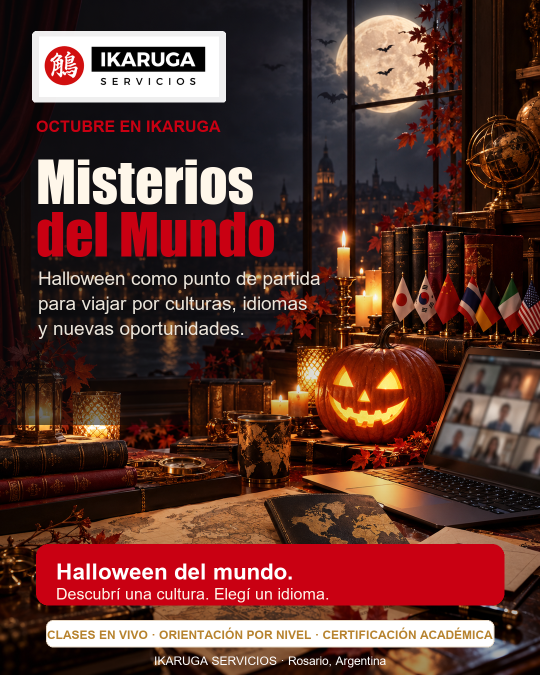
#> input picture campaign-assets/00-lanzamiento-campania.png, 1080 x 1350 px, given in place of ikaruga-logo-horizontal.png, which was not available (shown at 1/2 size)
$ python create_simple_game_stories.py
#> lines starting #> are read from the running program, lines starting #| are printed output that depends on the picture; pictures that were not available may be replaced by others from this repository, and a replacement may not be noted
from pathlib import Path
from PIL import Image, ImageDraw, ImageFont

ROOT = Path(__file__).resolve().parent
OUT = ROOT / "campaign-assets"
LOGO = ROOT / "assets" / "ikaruga-logo-horizontal.png"

W, H = 1080, 1920
RED = (207, 0, 18)
DARK = (18, 13, 13)
CHARCOAL = (28, 28, 30)
CREAM = (255, 248, 236)
GOLD = (196, 142, 50)

FONT_BOLD = r"C:\Windows\Fonts\arialbd.ttf"
FONT_REG = r"C:\Windows\Fonts\arial.ttf"
FONT_SERIF = r"C:\Windows\Fonts\georgiab.ttf"


def font(path, size):
    return ImageFont.truetype(path, size)


def center(draw, y, text, fnt, fill, x=W // 2):
    box = draw.textbbox((0, 0), text, font=fnt)
    draw.text((x - (box[2] - box[0]) / 2, y), text, font=fnt, fill=fill)


def wrap(draw, text, fnt, width):
    words = text.split()
    lines, line = [], ""
    for word in words:
        test = f"{line} {word}".strip()
        if draw.textbbox((0, 0), test, font=fnt)[2] <= width:
            line = test
        else:
            if line:
                lines.append(line)
            line = word
    if line:
        lines.append(line)
    return lines


def draw_wrapped(draw, xy, text, fnt, fill, width, gap=10):
    x, y = xy
    for line in wrap(draw, text, fnt, width):
        draw.text((x, y), line, font=fnt, fill=fill)
        y += draw.textbbox((0, 0), line, font=fnt)[3] + gap
    return y


def add_logo(canvas):
    logo = Image.open(LOGO).convert("RGBA")
    logo.thumbnail((390, 140), Image.Resampling.LANCZOS)
    bg = Image.new("RGBA", (logo.width + 44, logo.height + 32), (255, 255, 255, 236))
    ImageDraw.Draw(bg).rounded_rectangle((0, 0, bg.width, bg.height), 18, fill=(255, 255, 255, 236))
    x = (W - bg.width) // 2
    canvas.alpha_composite(bg, (x, 70))
    canvas.alpha_composite(logo, (x + 22, 86))


def base():
    im = Image.new("RGBA", (W, H), (28, 10, 10, 255))
    d = ImageDraw.Draw(im)
    for y in range(H):
        a = y / H
        d.line((0, y, W, y), fill=(int(26 + a * 35), int(10 + a * 12), int(10 + a * 8), 255))
    d.ellipse((720, 30, 1250, 520), outline=(207, 0, 18, 150), width=12)
    d.ellipse((-160, 1260, 300, 1760), outline=(196, 142, 50, 100), width=7)
    for x, y, r in [(90, 300, 6), (970, 780, 5), (140, 1080, 4), (900, 1450, 6)]:
        d.ellipse((x-r, y-r, x+r, y+r), fill=GOLD)
    add_logo(im)
    return im


def quality(draw):
    draw.rounded_rectangle((95, H - 155, W - 95, H - 98), 28, fill=(255, 248, 236, 240), outline=GOLD, width=2)
    center(draw, H - 141, "CLASES EN VIVO · ORIENTACIÓN POR NIVEL · CERTIFICACIÓN ACADÉMICA", font(FONT_BOLD, 24), (144, 91, 26))
    center(draw, H - 62, "IKARUGA SERVICIOS · Rosario, Argentina", font(FONT_REG, 28), CREAM)


def make_idioma_capture():
    im = base()
#> in base, `im = Image.new("RGBA", (W, H), (28, 10, 10, 255))`:
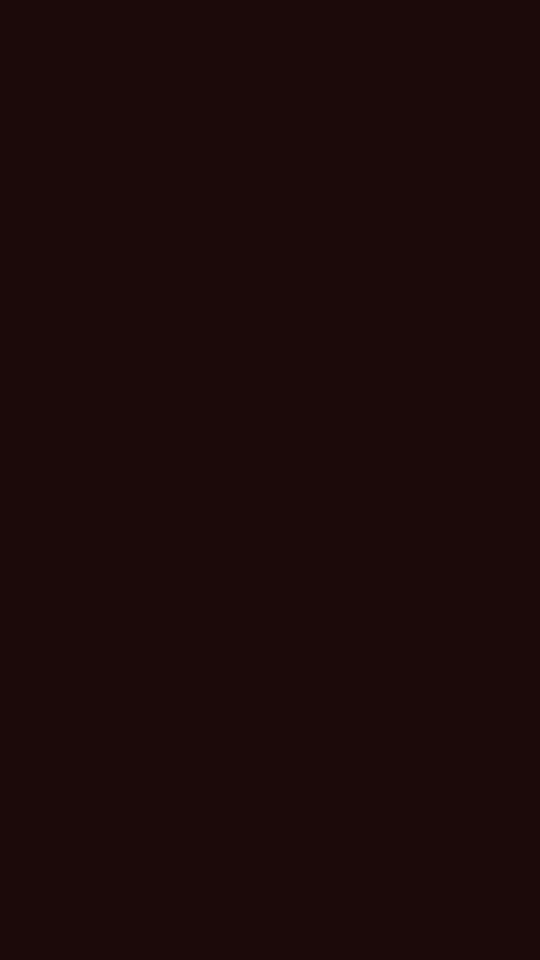
#> im: PIL image 1080x1920 RGBA (shown at 1/2 size); mean R, G, B, A 28, 10, 10, 255
#> in add_logo, `logo.thumbnail((390, 140), Image.Resampling.LANCZOS)`:
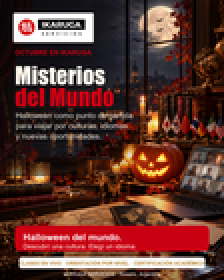
#> logo: PIL image 112x140 RGBA (shown 2 times larger); mean R, G, B, A 93.9, 53.4, 46.4, 255
#> in add_logo, `canvas.alpha_composite(bg, (x, 70))`:
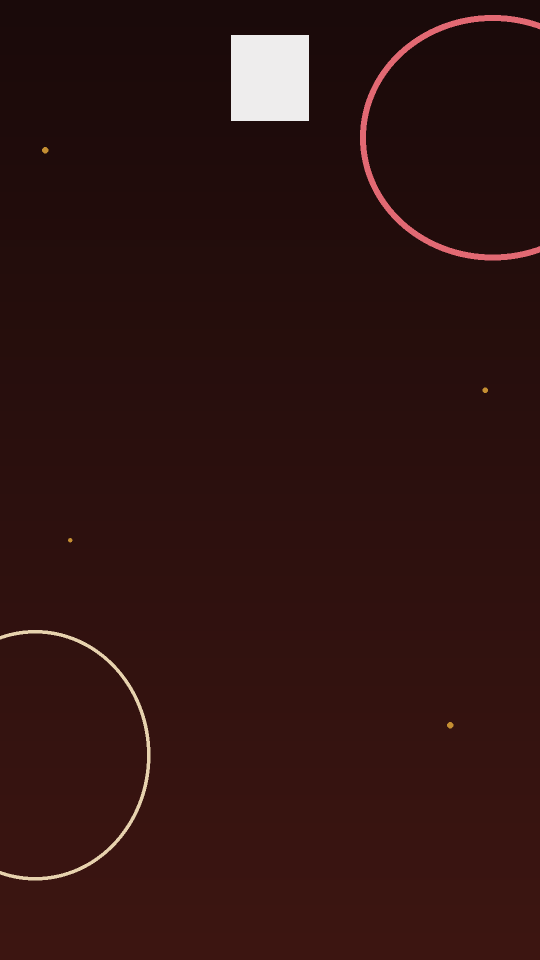
#> canvas: PIL image 1080x1920 RGBA (shown at 1/2 size); mean R, G, B, A 47.2, 18.8, 16.6, 253.9; transparent parts drawn white
    d = ImageDraw.Draw(im)
    center(d, 245, "HISTORIA · JUEGO SIMPLE", font(FONT_BOLD, 28), RED)
    center(d, 330, "Capturá tu idioma", font(FONT_SERIF, 76), CREAM)
    center(d, 425, "Hacé screenshot y mandanos el resultado por DM", font(FONT_REG, 34), (255, 255, 255))

    labels = ["JAPONÉS", "COREANO", "CHINO", "TAILANDÉS", "ALEMÁN", "ITALIANO", "INGLÉS"]
    positions = [(120, 610), (390, 610), (660, 610), (255, 805), (525, 805), (120, 1000), (660, 1000)]
    for i, (label, pos) in enumerate(zip(labels, positions)):
        x, y = pos
        fill = RED if i % 2 == 0 else CHARCOAL
        d.rounded_rectangle((x, y, x + 300, y + 130), 30, fill=fill, outline=GOLD, width=3)
        center(d, y + 43, label, font(FONT_BOLD, 30), CREAM, x + 150)

    d.rounded_rectangle((95, 1235, W - 95, 1445), 28, fill=(255, 248, 236, 242), outline=GOLD, width=3)
    draw_wrapped(d, (135, 1268), "Si justo capturás el idioma que querés estudiar, mandanos la captura y activamos tu beneficio Halloween.", font(FONT_BOLD, 40), DARK, W - 270, 12)
    d.rounded_rectangle((120, 1510, W - 120, 1605), 45, fill=RED)
    center(d, 1531, "CAPTURÁ · ENVIÁ · ACTIVÁ", font(FONT_BOLD, 42), CREAM)
    quality(d)
    im.convert("RGB").save(OUT / "story-captura-tu-idioma.png", quality=95)
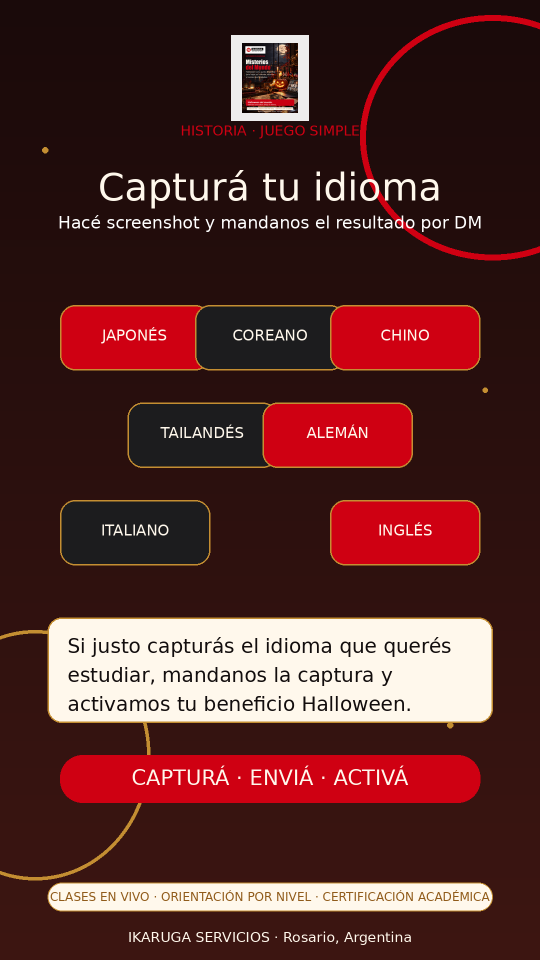
#> saved as story-captura-tu-idioma.png: PIL image 1080x1920 RGB (shown at 1/2 size); mean R, G, B 87.3, 44.3, 42.2


def make_reto_express():
    im = base()
    d = ImageDraw.Draw(im)
    center(d, 245, "HISTORIA · DESAFÍO", font(FONT_BOLD, 28), RED)
    center(d, 330, "Reto express", font(FONT_SERIF, 84), CREAM)
    center(d, 430, "Elegí un idioma y mandanos tu respuesta", font(FONT_REG, 36), (255, 255, 255))

    d.rounded_rectangle((100, 610, W - 100, 1080), 36, fill=(255, 248, 236, 242), outline=GOLD, width=3)
    center(d, 665, "¿Qué idioma querés empezar?", font(FONT_BOLD, 46), DARK)
    opts = [("A", "Asia"), ("B", "Europa"), ("C", "Inglés global")]
    for idx, (letter, label) in enumerate(opts):
        x = 155 + idx * 255
        y = 780
        d.rounded_rectangle((x, y, x + 215, y + 180), 28, fill=RED if idx != 1 else CHARCOAL)
        center(d, y + 32, letter, font(FONT_BOLD, 74), CREAM, x + 107)
        center(d, y + 120, label, font(FONT_BOLD, 26), CREAM, x + 107)

    d.rounded_rectangle((115, 1165, W - 115, 1395), 30, fill=(24, 24, 26, 235), outline=GOLD, width=3)
    draw_wrapped(d, (155, 1210), "Respondé A, B o C por DM. Sumá tu país y activamos tu beneficio Halloween.", font(FONT_BOLD, 39), CREAM, W - 310, 13)
    d.rounded_rectangle((120, 1510, W - 120, 1605), 45, fill=RED)
    center(d, 1531, "RESPONDÉ POR DM", font(FONT_BOLD, 44), CREAM)
    quality(d)
    im.convert("RGB").save(OUT / "story-reto-express-idioma.png", quality=95)
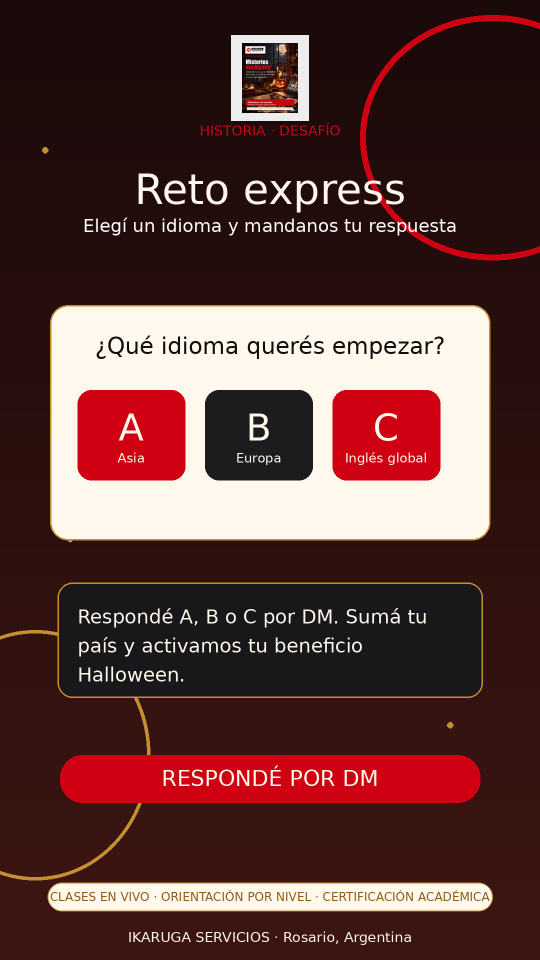
#> saved as story-reto-express-idioma.png: PIL image 1080x1920 RGB (shown at 1/2 size); mean R, G, B 93.7, 58.9, 56.1


if __name__ == "__main__":
    make_idioma_capture()
    make_reto_express()

$ run again, on campaign-assets/carrusel-alemania-03.png
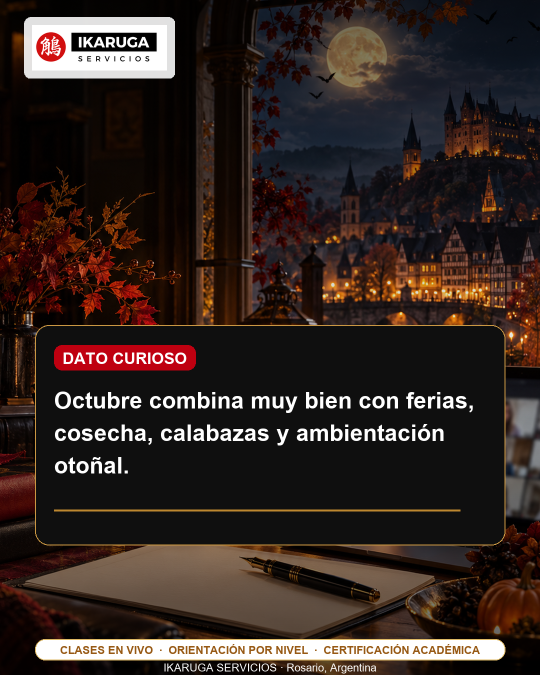
#> input picture campaign-assets/carrusel-alemania-03.png, 1080 x 1350 px, given in place of ikaruga-logo-horizontal.png, which was not available (shown at 1/2 size)
#> in make_idioma_capture, `im.convert("RGB").save(OUT / "story-captura-tu-idioma.png", quality=95)`:
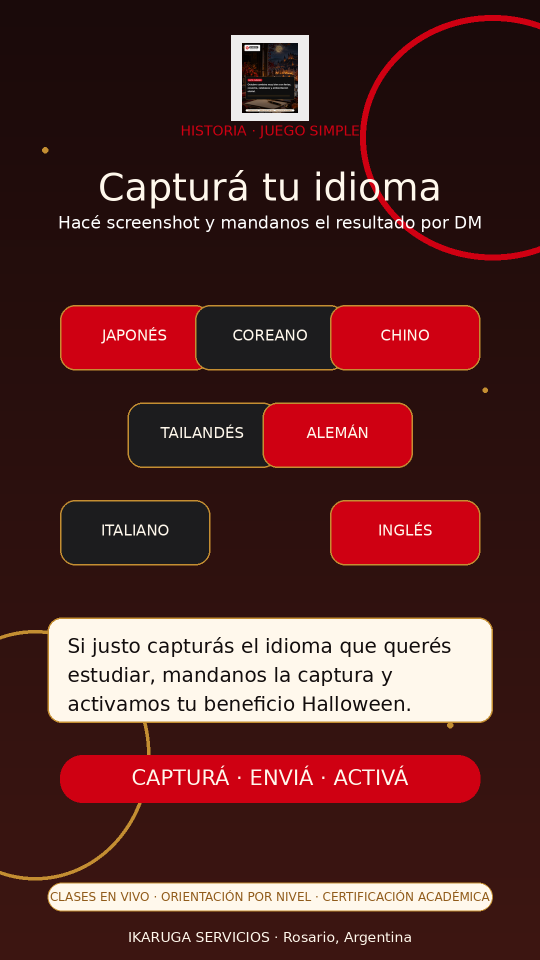
#> saved as story-captura-tu-idioma.png: PIL image 1080x1920 RGB (shown at 1/2 size); mean R, G, B 87, 44.2, 42.1
#> in make_reto_express, `im.convert("RGB").save(OUT / "story-reto-express-idioma.png", quality=..`:
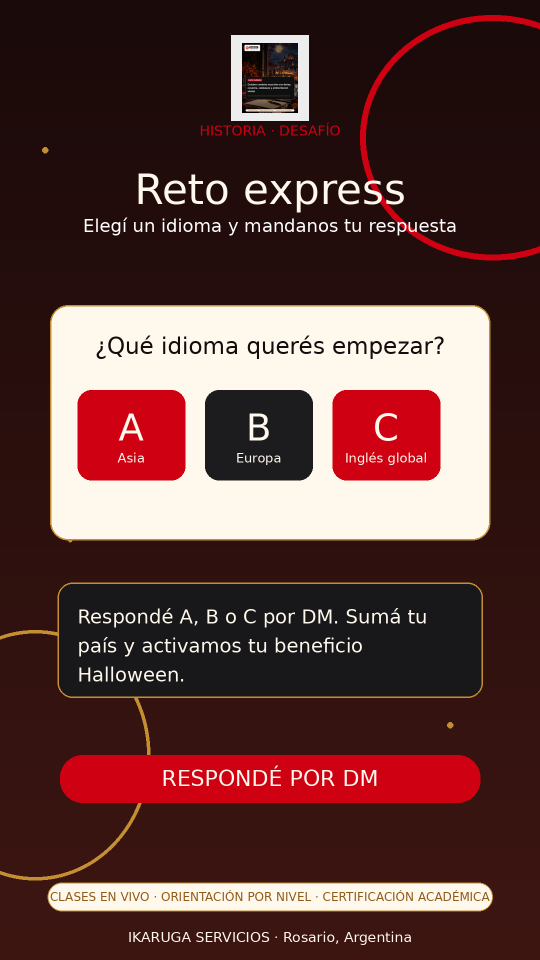
#> saved as story-reto-express-idioma.png: PIL image 1080x1920 RGB (shown at 1/2 size); mean R, G, B 93.4, 58.8, 56

$ run again, on campaign-assets/carrusel-alemania-04.png
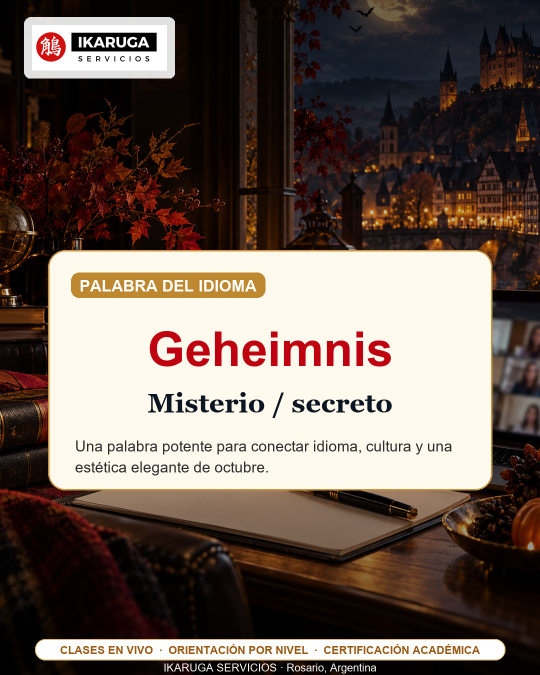
#> input picture campaign-assets/carrusel-alemania-04.png, 1080 x 1350 px, given in place of ikaruga-logo-horizontal.png, which was not available (shown at 1/2 size)
#> in make_idioma_capture, `im.convert("RGB").save(OUT / "story-captura-tu-idioma.png", quality=95)`:
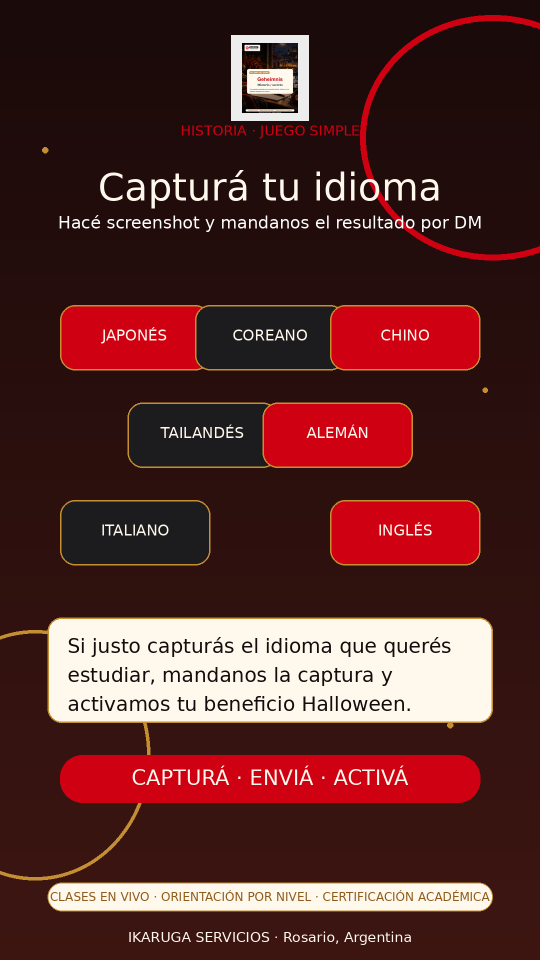
#> saved as story-captura-tu-idioma.png: PIL image 1080x1920 RGB (shown at 1/2 size); mean R, G, B 87.4, 44.6, 42.5
#> in make_reto_express, `im.convert("RGB").save(OUT / "story-reto-express-idioma.png", quality=..`:
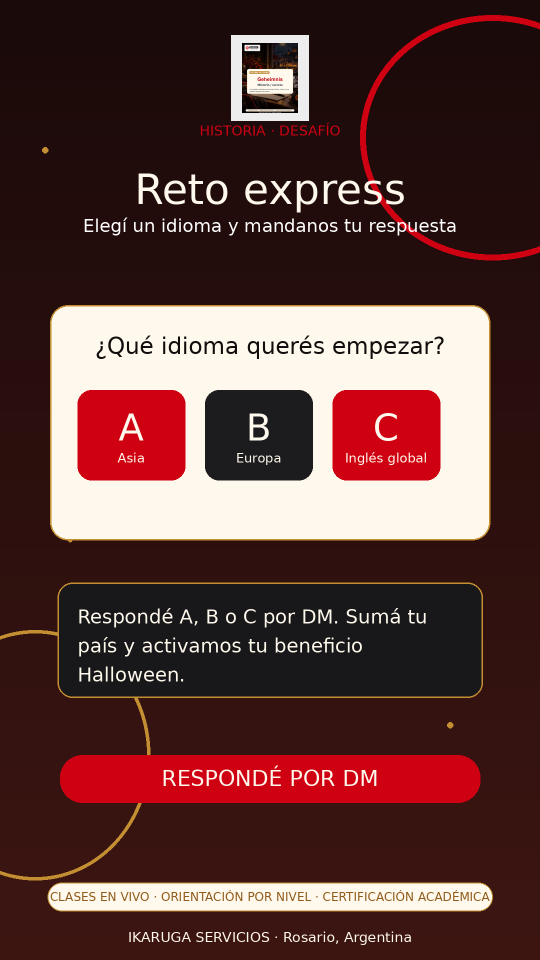
#> saved as story-reto-express-idioma.png: PIL image 1080x1920 RGB (shown at 1/2 size); mean R, G, B 93.8, 59.2, 56.4

$ run again, on campaign-assets/carrusel-alemania-05.png
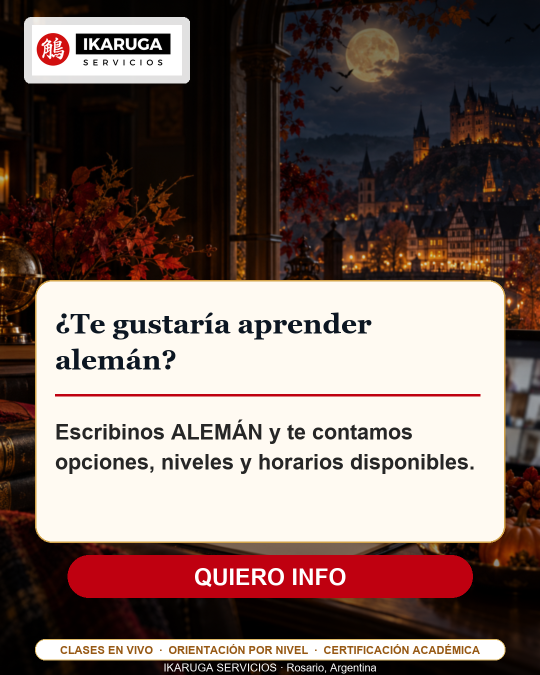
#> input picture campaign-assets/carrusel-alemania-05.png, 1080 x 1350 px, given in place of ikaruga-logo-horizontal.png, which was not available (shown at 1/2 size)
#> in make_idioma_capture, `im.convert("RGB").save(OUT / "story-captura-tu-idioma.png", quality=95)`:
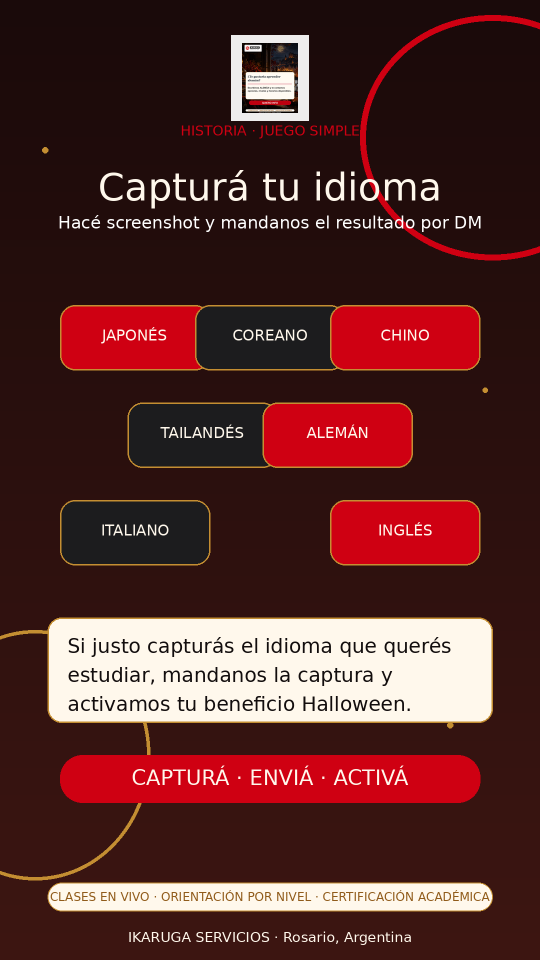
#> saved as story-captura-tu-idioma.png: PIL image 1080x1920 RGB (shown at 1/2 size); mean R, G, B 87.5, 44.7, 42.6
#> in make_reto_express, `im.convert("RGB").save(OUT / "story-reto-express-idioma.png", quality=..`:
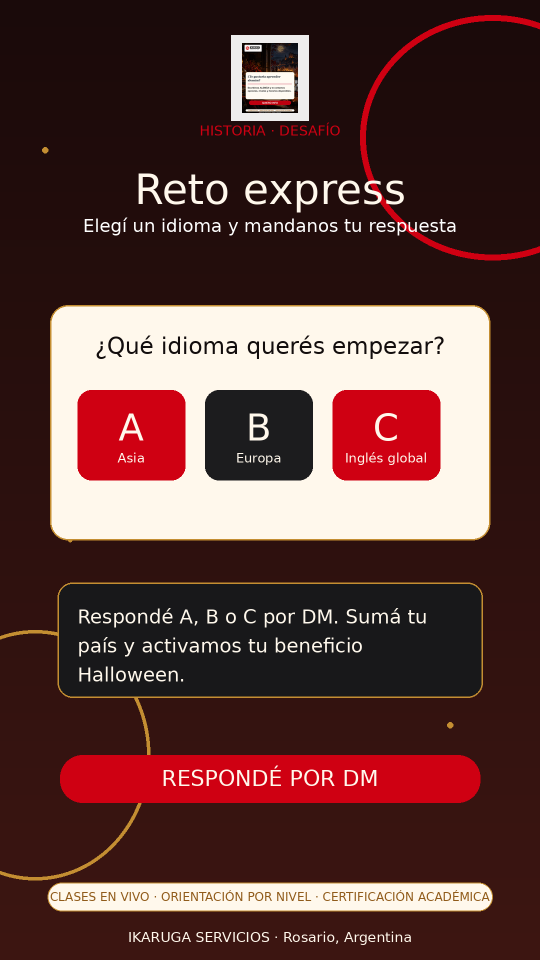
#> saved as story-reto-express-idioma.png: PIL image 1080x1920 RGB (shown at 1/2 size); mean R, G, B 93.9, 59.3, 56.5
